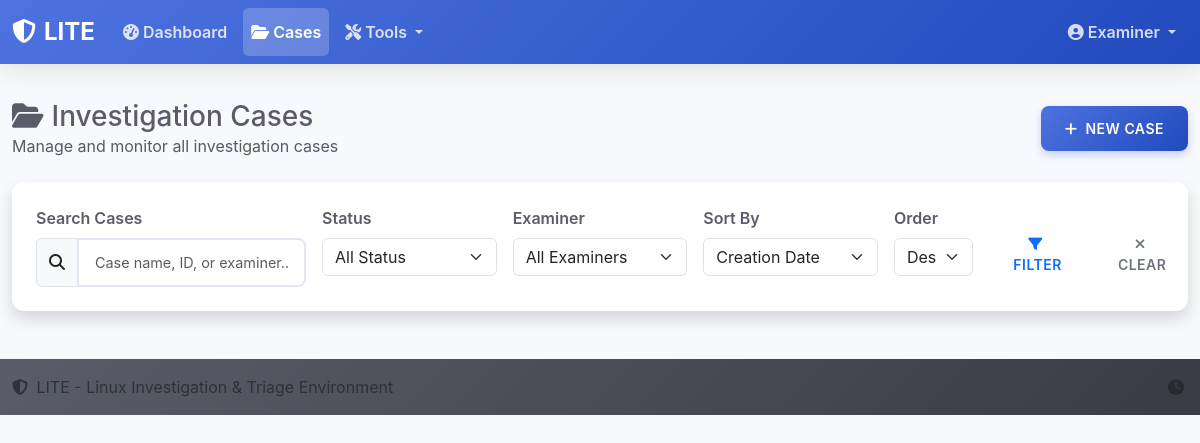
Page /cases/ on the earlier database version.
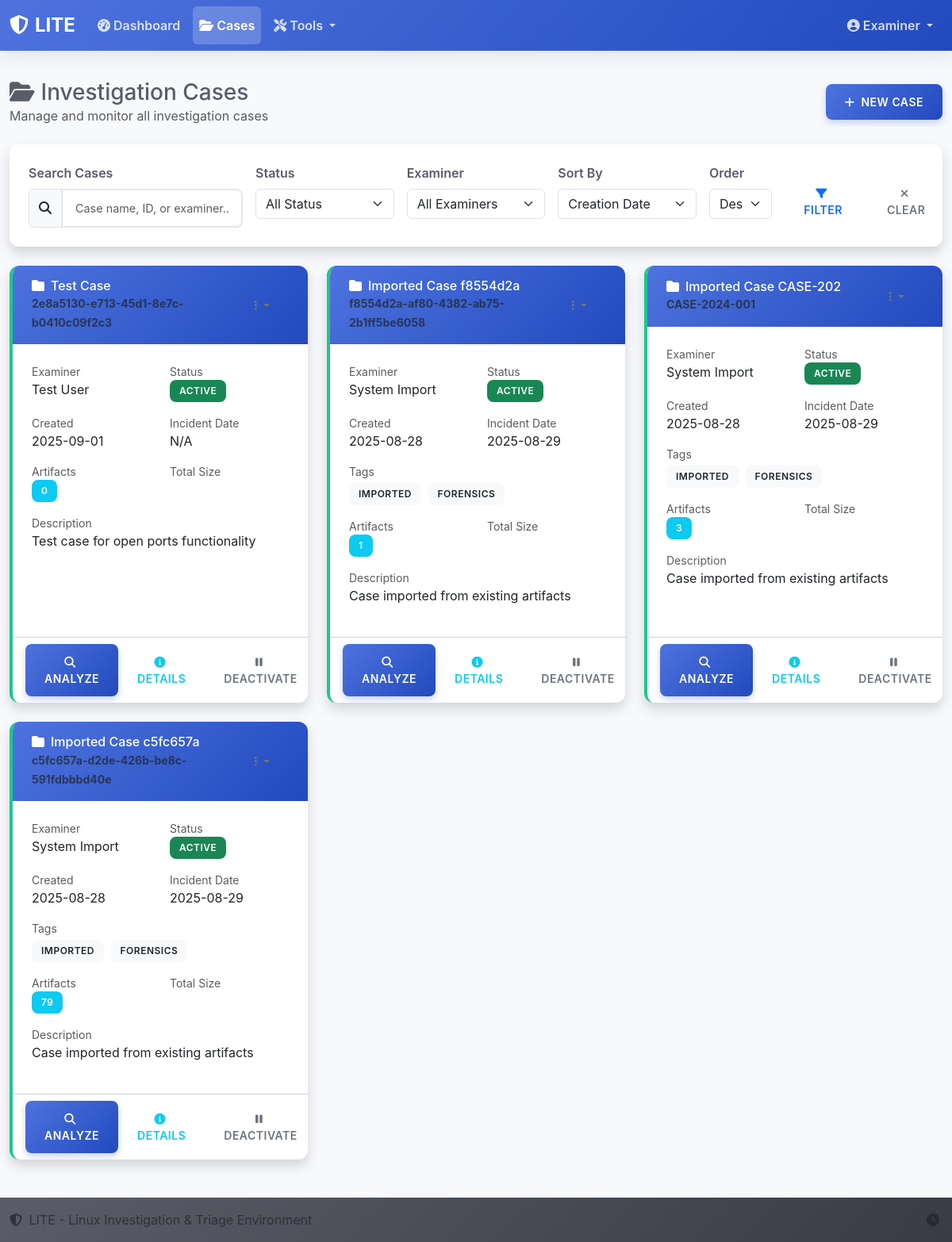
Same page on the later database version.
### lite/models/case_model.py (models this page shows, shortened)
class Case(db.Model):
    __tablename__ = 'cases'
    id = db.Column(db.Integer, primary_key=True)
    case_id = db.Column(db.String(36), unique=True, nullable=False, default=lambda: str(uuid.uuid4()))
    case_name = db.Column(db.String(200), nullable=False)
    examiner = db.Column(db.String(100), nullable=False)
    creation_date = db.Column(db.DateTime, nullable=False, default=datetime.utcnow)
    incident_date = db.Column(db.DateTime, nullable=True)
    tags = db.Column(db.Text, nullable=True)  # JSON string of tags
    operating_system = db.Column(db.String(100), nullable=True)
    notes = db.Column(db.Text, nullable=True)
    description = db.Column(db.Text, nullable=True)
    status = db.Column(db.String(20), nullable=False, default='active')  # active, inactive, closed
    folder_path = db.Column(db.String(500), nullable=True)
    artifacts = db.relationship('Artifact', backref='case', lazy=True, cascade='all, delete-orphan')
    @property
    def total_artifacts(self):
        return len(self.artifacts)

### lite/routes/case_routes.py (the view)
@bp.route('/')
def list_cases():
    page = request.args.get('page', 1, type=int)
    per_page = 12  # Number of cases per page
    cases = Case.query.order_by(Case.creation_date.desc()).paginate(
        page=page, per_page=per_page, error_out=False
    )
    return render_template('cases/list.html', cases=cases)

### lite/templates/cases/list.html (shortened to what this page needs)
{% extends "base.html" %}
{% block content %}
<div class="container-fluid py-4">
    <div class="row mb-4">
        <div class="col-12">
            <div class="d-flex justify-content-between align-items-center">
                <div>
                    <h1 class="h3 mb-0 text-gray-800">
                        <i class="fas fa-folder-open me-2"></i>Investigation Cases
                    </h1>
                    <p class="text-muted mb-0">Manage and monitor all investigation cases</p>
                </div>
                <div>
                    <a href="{{ url_for('cases.create_case') }}" class="btn btn-primary">
                        <i class="fas fa-plus me-2"></i>New Case
                    </a>
                </div>
            </div>
        </div>
    </div>
    <div class="row mb-4">
        <div class="col-12">
            <div class="card shadow">
                <div class="card-body">
                    <form method="GET" class="row g-3">
                        <div class="col-md-3">
                            <label for="search" class="form-label">Search Cases</label>
                            <div class="input-group">
                                <span class="input-group-text"><i class="fas fa-search"></i></span>
                                <input type="text" class="form-control" id="search" name="search"
                                       placeholder="Case name, ID, or examiner..." value="{{ request.args.get('search', '') }}">
                            </div>
                        </div>
                        <div class="col-md-2">
                            <label for="status" class="form-label">Status</label>
                            <select class="form-select" id="status" name="status">
                                <option value="">All Status</option>
                            </select>
                        </div>
                        <div class="col-md-2">
                            <label for="examiner" class="form-label">Examiner</label>
                            <select class="form-select" id="examiner" name="examiner">
                                <option value="">All Examiners</option>
                            </select>
                        </div>
                        <div class="col-md-2">
                            <label for="sort_by" class="form-label">Sort By</label>
                            <select class="form-select" id="sort_by" name="sort_by">
                                <option value="creation_date" {{ 'selected' if request.args.get('sort_by') == 'creation_date' }}>Creation Date</option>
                            </select>
                        </div>
                        <div class="col-md-1">
                            <label for="order" class="form-label">Order</label>
                            <select class="form-select" id="order" name="order">
                                <option value="desc" {{ 'selected' if request.args.get('order') == 'desc' }}>Desc</option>
                            </select>
                        </div>
                        <div class="col-md-2 d-flex align-items-end">
                            <button type="submit" class="btn btn-outline-primary me-2">
                                <i class="fas fa-filter me-1"></i>Filter
                            </button>
                            <a href="{{ url_for('cases.list_cases') }}" class="btn btn-outline-secondary">
                                <i class="fas fa-times me-1"></i>Clear
                            </a>
                        </div>
                    </form>
                </div>
            </div>
        </div>
    </div>
    <div class="row">
        {% if cases %}
            {% for case in cases %}
            <div class="col-xl-4 col-lg-6 col-md-6 mb-4">
                <div class="card case-card shadow h-100 border-left-{{ 'success' if case.status == 'active' else 'warning' if case.status == 'inactive' else 'secondary' }}">
                    <div class="card-header bg-transparent d-flex justify-content-between align-items-center">
                        <div>
                            <h6 class="card-title mb-0 font-weight-bold">
                                <i class="fas fa-folder me-2"></i>{{ case.case_name }}
                            </h6>
                            <small class="text-muted">{{ case.case_id }}</small>
                        </div>
                        <div class="dropdown">
                            <button class="btn btn-sm btn-outline-secondary dropdown-toggle" type="button" data-bs-toggle="dropdown">
                                <i class="fas fa-ellipsis-v"></i>
                            </button>
                        </div>
                    </div>
                    <div class="card-body">
                        <div class="row mb-3">
                            <div class="col-6">
                                <small class="text-muted d-block">Examiner</small>
                                <span class="font-weight-bold">{{ case.examiner }}</span>
                            </div>
                            <div class="col-6">
                                <small class="text-muted d-block">Status</small>
                                <span class="badge bg-{{ 'success' if case.status == 'active' else 'warning' if case.status == 'inactive' else 'secondary' }}">
                                    {{ case.status.title() }}
                                </span>
                            </div>
                        </div>
                        <div class="row mb-3">
                            <div class="col-6">
                                <small class="text-muted d-block">Created</small>
                                <span>{{ case.creation_date.strftime('%Y-%m-%d') }}</span>
                            </div>
                            <div class="col-6">
                                <small class="text-muted d-block">Incident Date</small>
                                <span>{{ case.incident_date.strftime('%Y-%m-%d') if case.incident_date else 'N/A' }}</span>
                            </div>
                        </div>
                        {% if case.tags %}
                        <div class="mb-3">
                            <small class="text-muted d-block mb-1">Tags</small>
                            {% for tag in case.tags.split(',') %}
                                <span class="badge bg-light text-dark me-1">{{ tag.strip() }}</span>
                            {% endfor %}
                        </div>
                        {% endif %}
                        <div class="row mb-3">
                            <div class="col-6">
                                <small class="text-muted d-block">Artifacts</small>
                                <span class="badge bg-info">{{ case.total_artifacts }}</span>
                            </div>
                            <div class="col-6">
                                <small class="text-muted d-block">Total Size</small>
                            </div>
                        </div>
                        {% if case.description %}
                        <div class="mb-3">
                            <small class="text-muted d-block">Description</small>
                            <p class="text-sm mb-0">{{ case.description[:100] }}{% if case.description|length > 100 %}...{% endif %}</p>
                        </div>
                        {% endif %}
                    </div>
                    <div class="card-footer bg-transparent">
                        <div class="d-flex justify-content-between">
                            <a href="{{ url_for('analysis.analysis_page', case_id=case.case_id) }}" class="btn btn-primary btn-sm">
                                <i class="fas fa-search me-1"></i>Analyze
                            </a>
                            <a href="{{ url_for('cases.view_case', case_id=case.case_id) }}" class="btn btn-outline-info btn-sm">
                                <i class="fas fa-info-circle me-1"></i>Details
                            </a>
                            <button class="btn btn-outline-secondary btn-sm" onclick="updateCaseStatus('{{ case.case_id }}', '{{ 'inactive' if case.status == 'active' else 'active' }}')">
                                <i class="fas fa-{{ 'pause' if case.status == 'active' else 'play' }} me-1"></i>
                                {{ 'Deactivate' if case.status == 'active' else 'Activate' }}
                            </button>
                        </div>
                    </div>
                </div>
            </div>
            {% endfor %}
        {% endif %}
    </div>
</div>
{% endblock %}

### lite/templates/base.html (shortened to what this page needs)
<!DOCTYPE html>
<html lang="en">
<head>
    <link href="https://cdn.jsdelivr.net/npm/bootstrap@5.3.0/dist/css/bootstrap.min.css" rel="stylesheet">
    <link href="https://cdnjs.cloudflare.com/ajax/libs/font-awesome/6.4.0/css/all.min.css" rel="stylesheet">
    <link href="{{ url_for('static', filename='css/style.css') }}" rel="stylesheet">
</head>
<body>
    <nav class="navbar navbar-expand-lg navbar-dark bg-primary fixed-top">
        <div class="container-fluid">
            <a class="navbar-brand fw-bold" href="{{ url_for('main.index') }}">
                <i class="fas fa-shield-alt me-2"></i>LITE
            </a>
            <div class="collapse navbar-collapse" id="navbarNav">
                <ul class="navbar-nav me-auto">
                    <li class="nav-item">
                        <a class="nav-link {{ 'active' if request.endpoint == 'main.index' }}" href="{{ url_for('main.index') }}">
                            <i class="fas fa-tachometer-alt me-1"></i>Dashboard
                        </a>
                    </li>
                    <li class="nav-item">
                        <a class="nav-link {{ 'active' if request.endpoint and 'cases' in request.endpoint }}" href="{{ url_for('cases.list_cases') }}">
                            <i class="fas fa-folder-open me-1"></i>Cases
                        </a>
                    </li>
                    <li class="nav-item dropdown">
                        <a class="nav-link dropdown-toggle" href="#" role="button" data-bs-toggle="dropdown">
                            <i class="fas fa-tools me-1"></i>Tools
                        </a>
                    </li>
                </ul>
                <ul class="navbar-nav">
                    <li class="nav-item dropdown">
                        <a class="nav-link dropdown-toggle" href="#" role="button" data-bs-toggle="dropdown">
                            <i class="fas fa-user-circle me-1"></i>Examiner
                        </a>
                    </li>
                </ul>
            </div>
        </div>
    </nav>
    <main class="main-content">
        {% block content %}{% endblock %}
    </main>
    <footer class="footer bg-light mt-auto py-3">
        <div class="container-fluid">
            <div class="row align-items-center">
                <div class="col-md-6">
                    <span class="text-muted">
                        <i class="fas fa-shield-alt me-1"></i>
                        LITE - Linux Investigation & Triage Environment
                    </span>
                </div>
                <div class="col-md-6 text-end">
                    <span class="text-muted">
                        <i class="fas fa-clock me-1"></i>
                    </span>
                </div>
            </div>
        </div>
    </footer>
</body>
</html>

### lite/static/css/style.css (style rules this page uses)
:root { --primary-color: #4e73df; --secondary-color: #858796; --success-color: #1cc88a; --info-color: #36b9cc; --warning-color: #f6c23e; --danger-color: #e74a3b; --light-color: #f8f9fc; --dark-color: #5a5c69; --sidebar-width: 280px; --transition-speed: 0.3s; }
html, body { overflow-x: hidden; max-width: 100vw; }
body { font-family: 'Nunito', -apple-system, BlinkMacSystemFont, 'Segoe UI', 'Roboto', 'Helvetica Neue', Arial, sans-serif; background-color: var(--light-color); color: var(--dark-color); padding-top: 76px; }
* { transition: all var(--transition-speed) ease; }
.container-fluid { max-width: 100%; overflow-x: hidden; }
.navbar { box-shadow: 0 0.15rem 1.75rem 0 rgba(58, 59, 69, 0.15); background: linear-gradient(135deg, var(--primary-color) 0%, #224abe 100%); }
.navbar-brand { font-weight: 800; font-size: 1.5rem; color: white !important; }
.navbar-nav .nav-link { color: rgba(255, 255, 255, 0.8) !important; font-weight: 600; padding: 0.75rem 1rem; border-radius: 0.35rem; margin: 0 0.25rem; transition: all 0.2s ease; }
.navbar-nav .nav-link.active { color: white !important; background-color: rgba(255, 255, 255, 0.2); }
.card { border: none; border-radius: 0.75rem; box-shadow: 0 0.15rem 1.75rem 0 rgba(58, 59, 69, 0.15); transition: all 0.3s ease; overflow: hidden; }
.card-header { background: linear-gradient(135deg, var(--primary-color) 0%, #224abe 100%); color: white; border-bottom: none; font-weight: 700; padding: 1rem 1.5rem; }
.card-body { padding: 1.5rem; }
.btn { border-radius: 0.5rem; font-weight: 600; padding: 0.75rem 1.5rem; transition: all 0.2s ease; border: none; text-transform: uppercase; letter-spacing: 0.5px; font-size: 0.875rem; }
.btn-primary { background: linear-gradient(135deg, var(--primary-color) 0%, #224abe 100%); box-shadow: 0 0.25rem 0.5rem rgba(78, 115, 223, 0.3); }
.form-control { border-radius: 0.5rem; border: 2px solid #e3e6f0; padding: 0.75rem 1rem; font-size: 0.9rem; transition: all 0.2s ease; }
.form-label { font-weight: 600; color: var(--dark-color); margin-bottom: 0.5rem; }
.badge { font-size: 0.75rem; font-weight: 600; padding: 0.5rem 0.75rem; border-radius: 0.5rem; text-transform: uppercase; letter-spacing: 0.5px; }
.footer { background: linear-gradient(135deg, var(--dark-color) 0%, #3a3b45 100%); color: rgba(255, 255, 255, 0.8); padding: 2rem 0; margin-top: 3rem; }
.border-left-success { border-left: 0.25rem solid var(--success-color) !important; }
.fade-in { animation: fadeIn 0.5s ease-in; }

Differences in the rows shown:
added Case: case_name "Test Case", case_id "2e8a5130-e713-45d1-8e7c-b0410c09f2c3", examiner "Test User", status "ACTIVE", creation_date "2025-09-01", incident_date "N/A", total_artifacts "0", description "Test case for open ports functionality", status "DEACTIVATE"
added Case: case_name "Imported Case f8554d2a", case_id "f8554d2a-af80-4382-ab75-2b1ff5be6058", examiner "System Import", status "ACTIVE", creation_date "2025-08-28", incident_date "2025-08-29", strip "IMPORTED" "FORENSICS", total_artifacts "1", description "Case imported from existing artifacts", status "DEACTIVATE"
added Case: case_name "Imported Case CASE-202", case_id "CASE-2024-001", examiner "System Import", status "ACTIVE", creation_date "2025-08-28", incident_date "2025-08-29", strip "IMPORTED" "FORENSICS", total_artifacts "3", description "Case imported from existing artifacts", status "DEACTIVATE"
added Case: case_name "Imported Case c5fc657a", case_id "c5fc657a-d2de-426b-be8c-591fdbbbd40e", examiner "System Import", status "ACTIVE", creation_date "2025-08-28", incident_date "2025-08-29", strip "IMPORTED" "FORENSICS", total_artifacts "79", description "Case imported from existing artifacts", status "DEACTIVATE"
